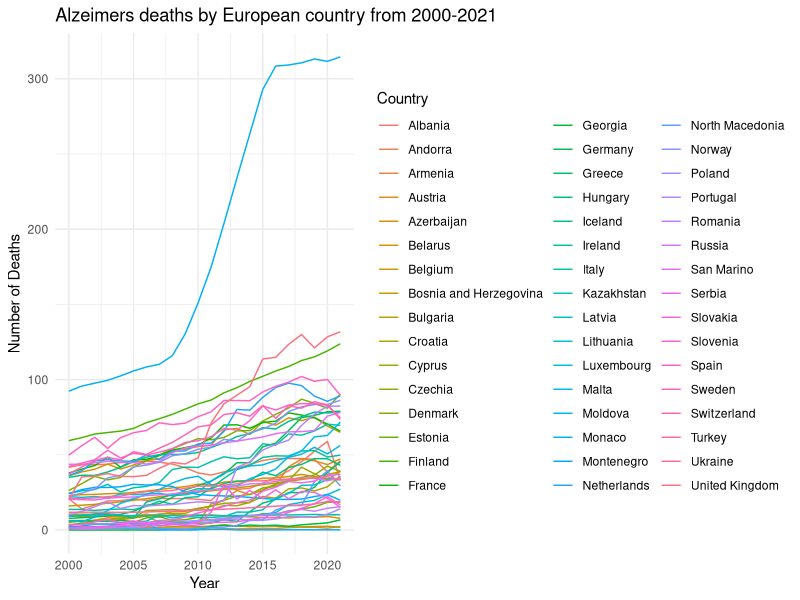
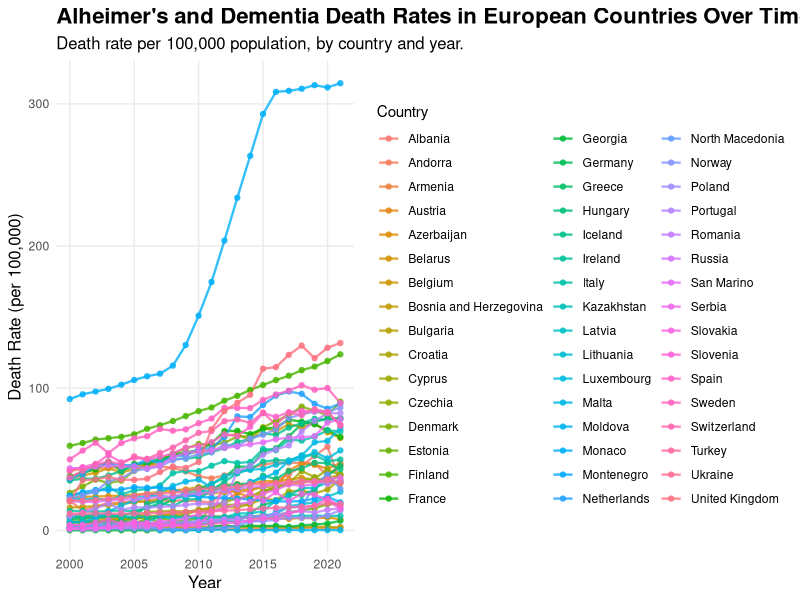
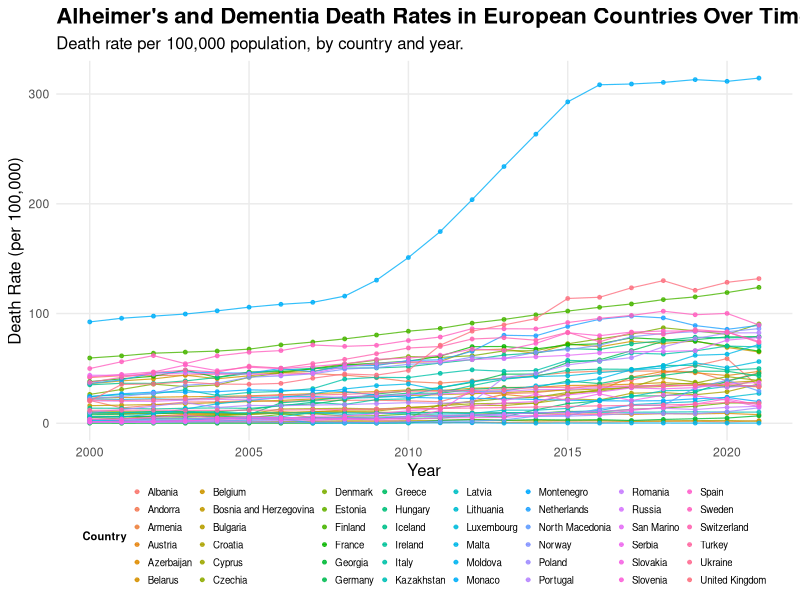
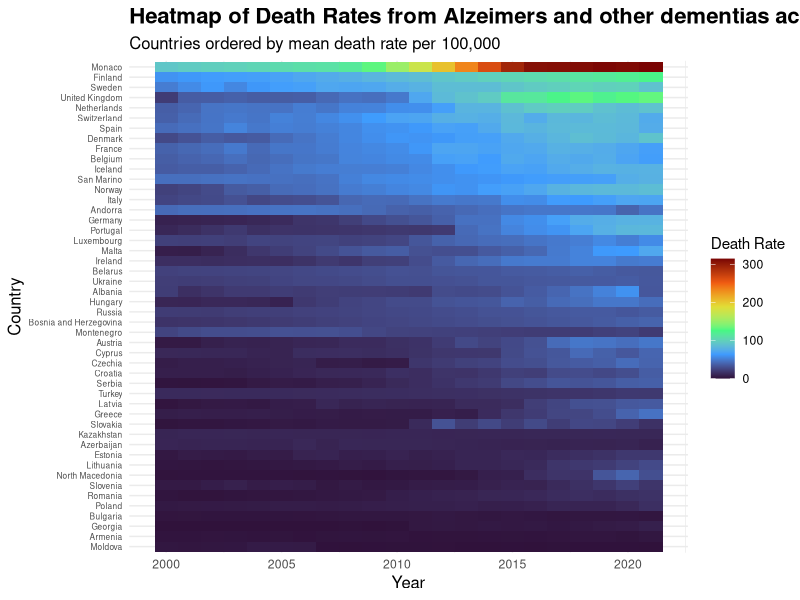

The R source for these figures, in order:
## ---- chunk 1
#| include: FALSE
library(here)
library(tidyverse)
library(dplyr)
library(ggplot2)
## ---- chunk 2
#| results: 'hide'
#| message: FALSE
#Loading raw data into R
read_csv(here("death-rate-from-alzheimers-other-dementias-ghe.csv"))

#Reading dataset into a dataframe
df<-read.csv("death-rate-from-alzheimers-other-dementias-ghe.csv")

## ---- chunk 3
head(df,10)

## ---- chunk 4
#1. Define a vector of European countries to give me something to reduce my raw data based upon, this was quite tedious but i couldnt find a better way of doing this with such a large data set

european_countries<- c(
  "Albania", "Andorra", "Armenia", "Austria", "Azerbaijan", 
  "Belarus", "Belgium", "Bosnia and Herzegovina", "Bulgaria", 
  "Croatia", "Cyprus", "Czechia", "Denmark", "Estonia", "Finland",
  "France", "Georgia", "Germany", "Greece", "Hungary", "Iceland", 
  "Ireland", "Italy", "Kazakhstan", "Latvia", "Lithuania", "Luxembourg", "Malta", "Moldova", "Monaco", "Montenegro", "Netherlands", "North Macedonia", "Norway", "Poland", "Portugal", "Romania", "Russia", "San Marino", "Serbia", "Slovakia", "Slovenia", "Spain", "Sweden", "Switzerland", "Turkey", "Ukraine",
  "United Kingdom" 
)


#2. Filter the data frame 
#Use the function 'filter' to keep all rows where the value in the "Entity" column is also present in the 'european_countries' vector that was created

europe_alzheimers_df<-df %>%
  filter(Entity %in% european_countries)


#3. Displaying first few rows of the new data frame to check it has removed the relevant data 

print(head(europe_alzheimers_df))


#4. Counting the number of rows in the original data frame and the new data frame to check that the intended rows were removed 

print(paste("Original rows:", nrow(df)))
print(paste("European rows:", nrow(europe_alzheimers_df)))


#5. Saving the new data set with just European countries in it 

write.csv(europe_alzheimers_df, "european_alzeimers_deaths.csv", row.names = FALSE)


#6 Viewing the new clean data set in a table format

view(europe_alzheimers_df)

#7 Renaming columns 

europe_alzheimers_deaths<- europe_alzheimers_df %>% #creating final data set
  
  rename(Country = Entity, #renaming the original column name as 'Country'
         
         DeathRate = Death.rate.from.alzheimer.disease.and.other.dementias.among.both.sexes)


#8 Viewing final clean data set 

view(europe_alzheimers_deaths)

## ---- chunk 5
#Creating a simple line graph to see how my data might be visualised

ggplot( 
  europe_alzheimers_deaths, 
  aes(x = Year, y = DeathRate, colour = Country, group = Country)) + 
  #Adding x and y axis and grouping data points by country
 
   geom_line() + #adding the line
 
   labs (title = "Alzeimers deaths by European country from 2000-2021",
  x = "Year",
  y = "Number of Deaths",
  colour = "Country") +
  #adding title and labels for x and y axis and assigning a different colour for each country 
 
   theme_minimal()
## ---- chunk 6
alzheimer_plot<- ggplot( #assigning the plot a name
  
  data = europe_alzheimers_deaths, #calling the data
 
   aes(
    x = Year,
    y = DeathRate,
    group = Country,
    colour = Country 
  ) #adding x and y axis and grouping values by country and assigning a default colour palette giving a different colour for each country
) +
  
  geom_line(
    linewidth = 0.8, #setting thickness of lines
    alpha = 0.8 #controlling transparency of the lines 
  ) +
  
  geom_point( #adds data points across the lines
    size = 1.5,
    alpha = 0.8
  ) +
  
  labs(
    title = "Alheimer's and Dementia Death Rates in European Countries Over Time",
    subtitle = "Death rate per 100,000 population, by country and year.",
    x = "Year",
    y = "Death Rate (per 100,000)",
    colour = "Country"
  ) + #labelling the graph
  
  theme_minimal() +
  
  theme(
    plot.title = element_text(size = 16, face = "bold"), #changing size of title and making it bold
    plot.subtitle = element_text(size = 12), #assinging text size to the subtitle 
    axis.title = element_text(size = 12), #assigning text size for the axis label
    legend.position = "right", #making the position of the legend on the right of the graph
    panel.grid.minor = element_blank() #hiding minor grid lines
  ) 


print(alzheimer_plot) #showing the graph 
## ---- chunk 7

alzheimer_plot<- ggplot(data = europe_alzheimers_deaths, #calling the data
  
  aes(
    x = Year,
    y = DeathRate,
    group = Country,
    colour = Country,
    #adding x and y axis, grouping by country and making each country a different colour, I couldn't find a colour palette that covers enough colours to assign a different clear colour to each coutry better than the default  
)) +
  
  geom_line(
    linewidth = 0.4,
    alpha = 0.8 
  ) +
  geom_point(
    size = 1.0,
    alpha = 0.8
  ) + #assigning line and point width and transparency
  
  labs(
    title = "Alheimer's and Dementia Death Rates in European Countries Over Time",
    subtitle = "Death rate per 100,000 population, by country and year.",
    x = "Year",
    y = "Death Rate (per 100,000)",
    colour = "Country"
  ) + #labelling titles and axis 
  
  theme_minimal() +
  
  theme(
    legend.position = "bottom", #changing legend position to underneath the graph to make the graph less squashed 
    legend.direction = "horizontal",
    legend.text = element_text(size = 7), #assigning text size inside the legend
    legend.title = element_text(size = 8, face = "bold"), #assigning title text size
    legend.key.size = unit(0.3, "lines"), #making the key size smaller
    legend.box.margin = margin(t = -15, r = 0, b = 0, l = 0), #decreasing amount of empty space around the legend 
    legend.box.spacing = unit(0.5, "cm"), #changing space between the legend and the graph
    plot.title = element_text(size = 16, face = "bold"),
    plot.subtitle = element_text(size = 12),
    axis.title = element_text(size = 12),
    panel.grid.minor = element_blank() 
  ) + #assigning text size for labels and titles and removing minor grid lines
  
  guides(colour = guide_legend(ncol = 8)) #organising legend into 8 columns to make it as small in height as possible 

print(alzheimer_plot)
## ---- chunk 8
alzheimers_heatmap<- europe_alzheimers_deaths %>% #naming the graph
  
  mutate(Country = fct_reorder(Country, DeathRate, .fun = 'mean')) %>% #reordering data by each countries mean death rate to make the visualisation clearer with the changes in colour
  
  ggplot(mapping = aes(x = Year, y = Country, fill = DeathRate)) + #adding x and y axis and what the data is being grouped by
  
  geom_tile() +
  
  scale_fill_viridis_c(option = "turbo") + #adding colour palette 
  
  labs(title = "Heatmap of Death Rates from Alzeimers and other dementias across Europe 2000-2021",
       subtitle = "Countries ordered by mean death rate per 100,000",
       x = "Year", y = "Country", fill = "Death Rate") + #labelling title and axis and legend
  
  theme_minimal() +
  
  theme(
    plot.title = element_text(size= 16, face = "bold"),
    plot.subtitle = element_text(size = 12),
    axis.title = element_text(size = 12),
    axis.text.y = element_text(size = 6)) 
#adjusting size and look of text and labels on the graph 

alzheimers_heatmap #viewing the heatmap
